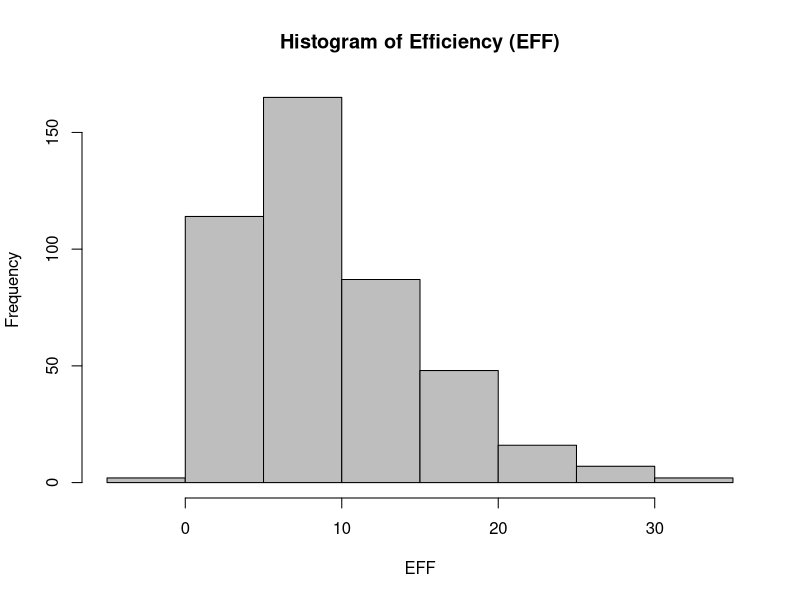
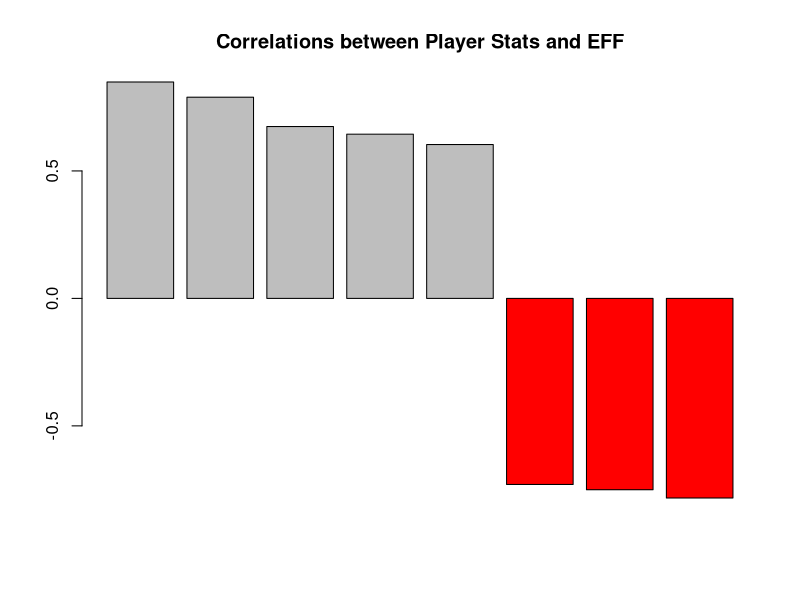
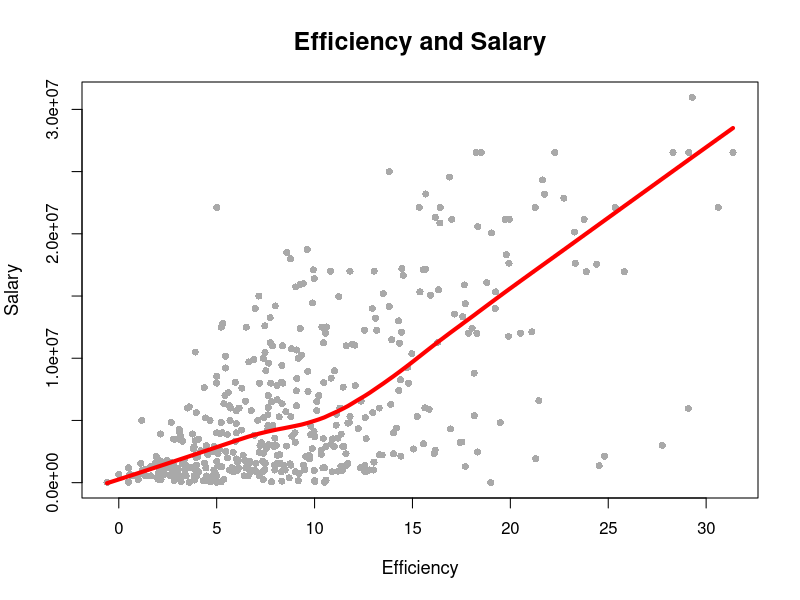
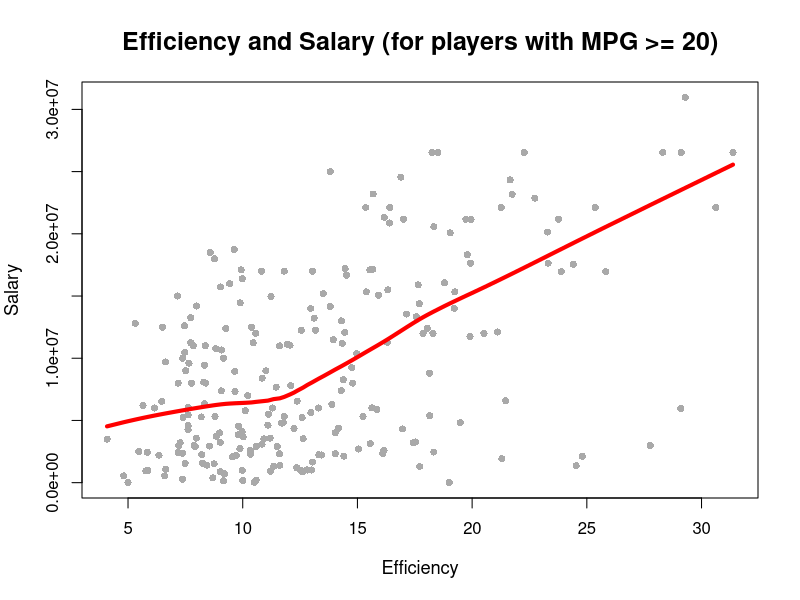

Write the R code that produced these figures, in order.
## ---- chunk 1
knitr::opts_chunk$set(echo = TRUE)
## ---- chunk 2
# import data using read.csv() with specified column types
colClass_csv = c("character", # Player
                 "character", # Team
                 "factor",    # Position
                 "character", # Experience
                 "double",    # Salary
                 "integer",   # Rank
                 "integer",   # Age
                 "integer",   # GP
                 "integer",   # GS
                 "integer",   # MIN
                 "integer",   # FGM
                 "integer",   # FGA
                 "integer",   # Points3               
                 "integer",   # Points3_atts
                 "integer",   # Points2
                 "integer",   # Points2_atts
                 "integer",   # FTM
                 "integer",   # FTA
                 "integer",   # OREB
                 "integer",   # DREB
                 "integer",   # AST
                 "integer",   # STL
                 "integer",   # BLK
                 "integer")   # TO

players_stat_base <- read.csv('data/nba2017-player-statistics.csv', stringsAsFactors = FALSE, 
                              colClasses = colClass_csv)
str(players_stat_base)
## ---- chunk 3
# import data using readr's read_csv() with specified column types
library("readr")
players_stat_readr <- read_csv('data/nba2017-player-statistics.csv', 
                               col_types = cols(
                                 col_character(), # Player
                                 col_character(), # Team
                                 col_factor(c("C", "PF", "PG", "SF", "SG")),    # Position
                                 col_character(), # Experience
                                 col_double(),    # Salary
                                 col_integer(),   # Rank
                                 col_integer(),   # Age
                                 col_integer(),   # GP
                                 col_integer(),   # GS
                                 col_integer(),   # MIN
                                 col_integer(),   # FGM
                                 col_integer(),   # FGA
                                 col_integer(),   # Points3               
                                 col_integer(),   # Points3_atts
                                 col_integer(),   # Points2
                                 col_integer(),   # Points2_atts
                                 col_integer(),   # FTM
                                 col_integer(),   # FTA
                                 col_integer(),   # OREB
                                 col_integer(),   # DREB
                                 col_integer(),   # AST
                                 col_integer(),   # STL
                                 col_integer(),   # BLK
                                 col_integer()))
str(players_stat_readr)
## ---- chunk 4
# replace all the occurences of "R" in Experience column and convert the column to integers.
# column conversion happens implicitly
players_stat_base$Experience <- as.integer(replace(players_stat_base$Experience,
                                                   players_stat_base$Experience=="R", 1))
players_stat_readr$Experience <- as.integer(replace(players_stat_readr$Experience,
                                                    players_stat_readr$Experience=="R", 1))
## ---- chunk 5
players_stat_base$Missed_FG = players_stat_base$FGA - players_stat_base$FGM
players_stat_base$Missed_FT = players_stat_base$FTA - players_stat_base$FTM
players_stat_base$PTS = players_stat_base$Points2 + players_stat_base$Points3 + players_stat_base$FTM + players_stat_base$FGM
players_stat_base$REB = players_stat_base$OREB + players_stat_base$DREB
players_stat_base$MPG = players_stat_base$MIN / players_stat_base$GP
Missed_FG = players_stat_base$Missed_FG
Missed_FT = players_stat_base$Missed_FT
PTS = players_stat_base$PTS
REB = players_stat_base$REB
MPG = players_stat_base$MPG
AST = players_stat_base$AST
STL = players_stat_base$STL
BLK = players_stat_base$BLK
TO = players_stat_base$TO
GP = players_stat_base$GP

# computing EFF
players_stat_base$EFF = (PTS + REB + AST + STL + BLK - Missed_FG - Missed_FT - TO) / GP
EFF = players_stat_base$EFF
summary(EFF)

hist(EFF, main = "Histogram of Efficiency (EFF)", xlab = "EFF", ylab = "Frequency", col = "gray")
## ---- chunk 6
# Player name, team, salary, and EFF value of the top-10 players by EFF in decreasing order
head(players_stat_base[order(players_stat_base$EFF, decreasing = TRUE), c("Player", "Team", "Salary", "EFF")], n = 10)
## ---- chunk 7
# Provide the names of the players that have a negative EFF.
players_stat_base[players_stat_base$EFF < 0, "Player"]
## ---- chunk 8
# Use the function cor() to compute the correlation coefficients between EFF and all the variables used in the EFF formula.
EFF_PTS = cor(EFF, PTS)
EFF_REB = cor(EFF, REB)
EFF_STL = cor(EFF, STL)
EFF_AST = cor(EFF, AST)
EFF_BLK = cor(EFF, BLK)
EFF_Missed_FT = -cor(EFF, Missed_FT)
EFF_Missed_FG = -cor(EFF, Missed_FG)
EFF_TO = -cor(EFF, TO)
## ---- chunk 9
# Display the computed correlations in descending order, either in a vector or a data frame. And create a barchart with the correlations (bars in decreasing order) like the one below.
EFF_cor <- sort(c(EFF_PTS, EFF_REB, EFF_STL, EFF_AST, EFF_BLK, EFF_Missed_FT, EFF_Missed_FG, EFF_TO), decreasing = TRUE)
EFF_cor
barplot(EFF_cor, main = "Correlations between Player Stats and EFF", col = c("gray", "gray", "gray", "gray", "gray", "red", "red", "red"))
## ---- chunk 10
# a scatterplot between Efficiency and Salary
plot(players_stat_base$EFF, players_stat_base$Salary, pch=16, col = "darkgray", cex = 0.95, cex.lab = 1.1, cex.main = 1.5, xlab = "Efficiency", ylab = "Salary", main = "Efficiency and Salary")
lines(lowess(players_stat_base$EFF, players_stat_base$Salary), lwd = "4", col = "red")
cor(players_stat_base$EFF, players_stat_base$Salary)
## ---- chunk 11
players2 <- players_stat_base[players_stat_base$MPG >= 20, ]
plot(players2$EFF, players2$Salary, pch=16, col = "darkgray", cex = 0.95, cex.lab = 1.1, cex.main = 1.5, xlab = "Efficiency", ylab = "Salary", main = "Efficiency and Salary (for players with MPG >= 20)")
lines(lowess(players2$EFF, players2$Salary), lwd = "4", col = "red")
cor(players2$EFF, players2$Salary)
